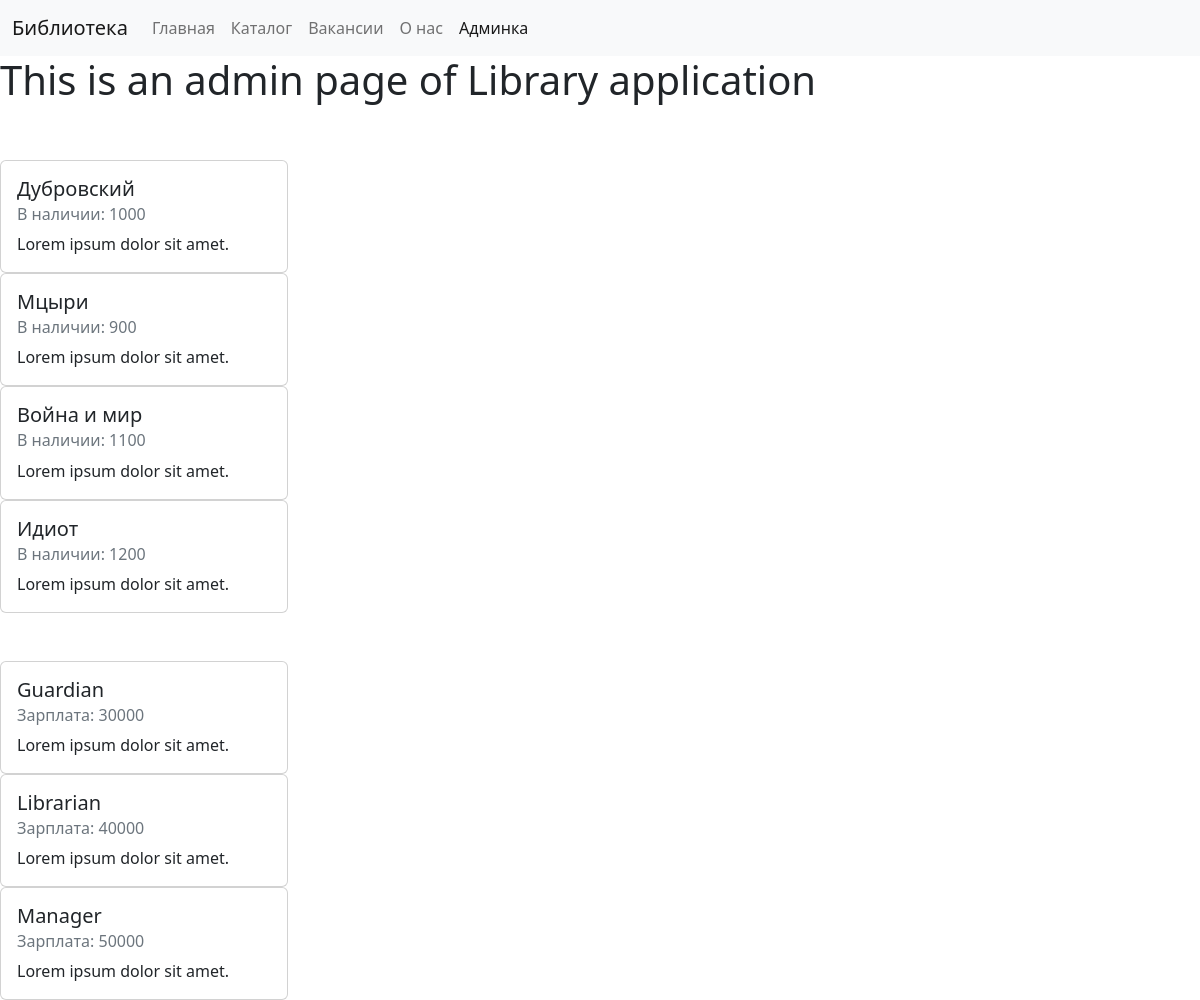
/task_3/apache/content/admin/admin.php, run on the app's committed database.
### tables this page shows
CREATE TABLE `books` (
  `id` int NOT NULL,
  `name` varchar(256) NOT NULL,
  `amount` int NOT NULL
);

CREATE TABLE `vacancy` (
  `id` int NOT NULL,
  `name` varchar(256) NOT NULL,
  `salary` int NOT NULL
);

### task_3/apache/content/admin/admin.php (the view, shortened to what this page needs)
<!DOCTYPE html>
<html lang="en">
<head>
    <link href="https://cdn.jsdelivr.net/npm/bootstrap@5.2.2/dist/css/bootstrap.min.css" rel="stylesheet" />
</head>
<body>
    <nav class="navbar navbar-expand-lg bg-light">
        <div class="container-fluid">
            <a class="navbar-brand" href="#">Библиотека</a>
            <div class="collapse navbar-collapse" id="navbarSupportedContent">
                <ul class="navbar-nav me-auto mb-2 mb-lg-0">
                    <li class="nav-item">
                        <a class="nav-link" href="index.html">Главная</a>
                    </li>
                    <li class="nav-item">
                        <a class="nav-link" href="catalogue.php">Каталог</a>
                    </li>
                    <li class="nav-item">
                        <a class="nav-link" href="vacancy.php">Вакансии</a>
                    </li>
                    <li class="nav-item">
                        <a class="nav-link" href="about.html">О нас</a>
                    </li>
                    <li class="nav-item">
                        <a class="nav-link active" href="/admin/admin.php">Админка</a>
                    </li>
                </ul>
            </div>
        </div>
    </nav>
    <?php
    echo "<h1>This is an admin page of Library application</h1><br/><br/>";
    $mysqli = new mysqli("db", "mysql", "123456", "app_db");
    $books = $mysqli->query("SELECT * FROM books");
    foreach ($books as $row) {
        echo "
        <div class='card' style='width: 18rem;'>
          <div class='card-body'>
            <h5 class='card-title'>{$row["name"]}</h5>
            <h6 class='card-subtitle mb-2 text-muted'>В наличии: {$row['amount']}</h6>
            <p class='card-text'>Lorem ipsum dolor sit amet.</p>
          </div>
        </div>
        ";
    }
    echo "<br/><br/>";
    $vacancy = $mysqli->query("SELECT * FROM vacancy");
    foreach ($vacancy as $row) {
        echo "
            <div class='card' style='width: 18rem;'>
            <div class='card-body'>
              <h5 class='card-title'>{$row["name"]}</h5>
              <h6 class='card-subtitle mb-2 text-muted'>Зарплата: {$row['salary']}</h6>
              <p class='card-text'>Lorem ipsum dolor sit amet.</p>
            </div>
          </div>
          ";
    }
    ?>
</body>
</html>

### data on the page
books: name "Дубровский", amount "1000"
books: name "Мцыри", amount "900"
books: name "Война и мир", amount "1100"
books: name "Идиот", amount "1200"
vacancy: name "Guardian", salary "30000"
vacancy: name "Librarian", salary "40000"
vacancy: name "Manager", salary "50000"
